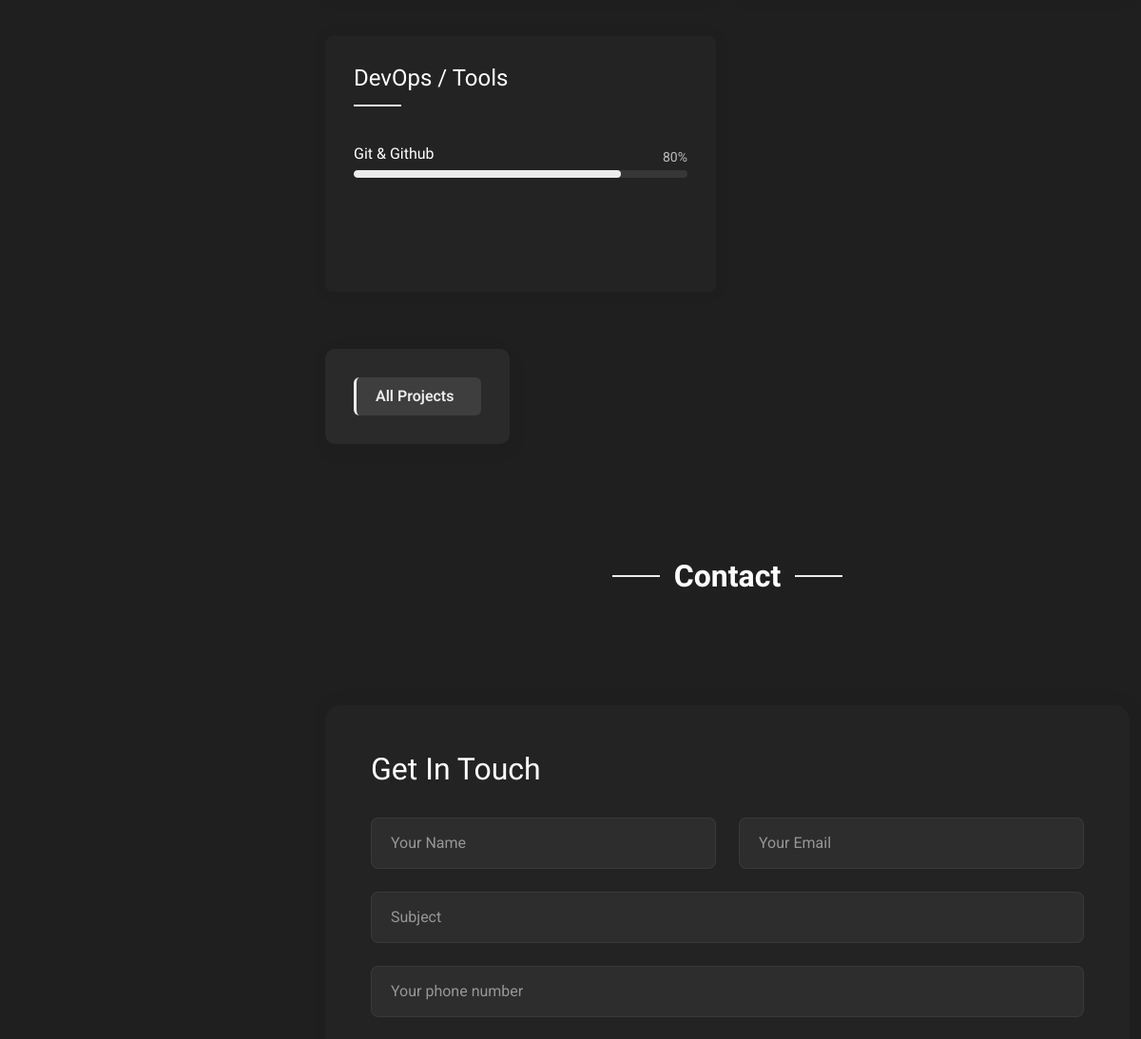
/ (middle part), run on an earlier commit of the app's database.
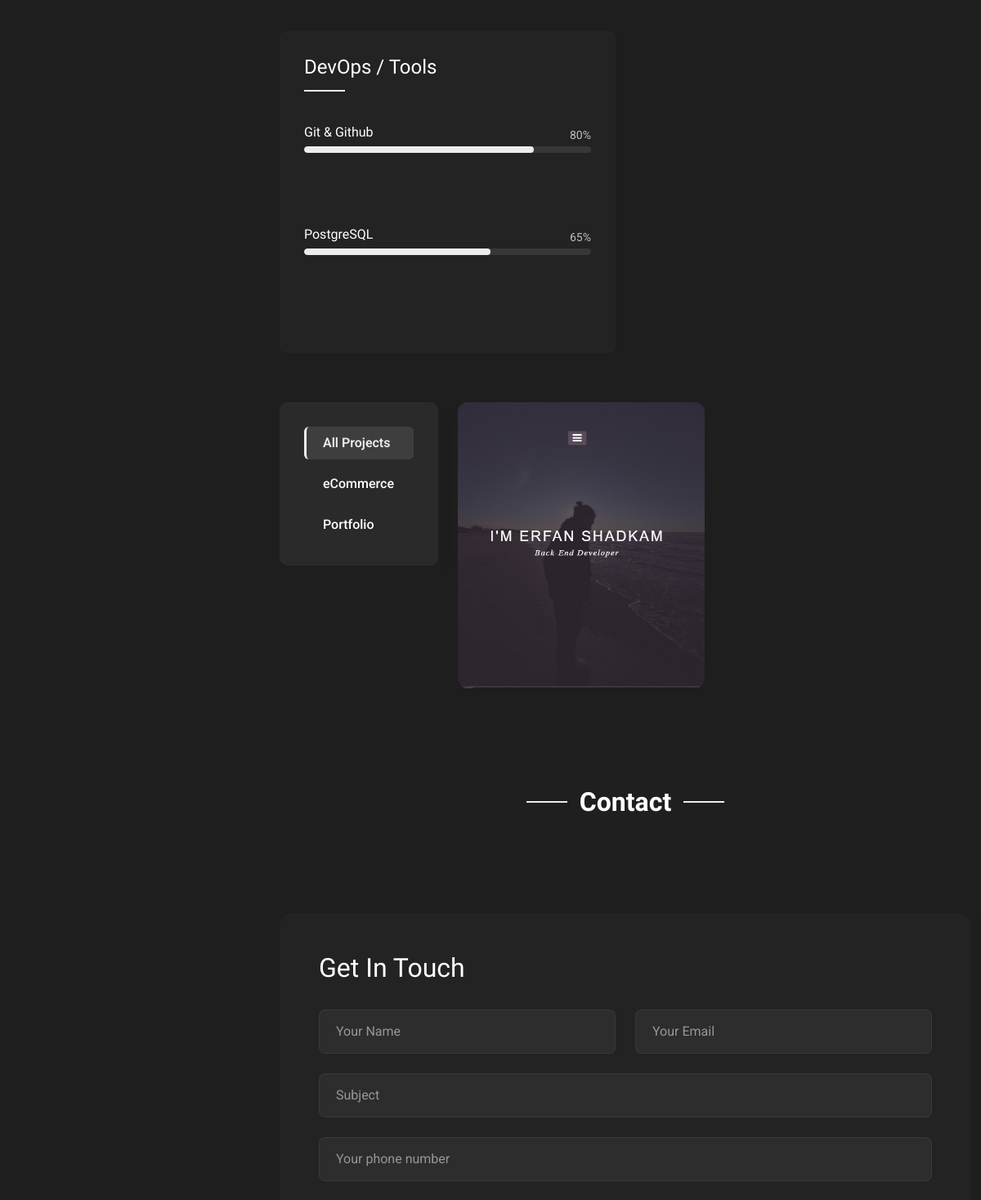
And on a later commit of the database.
### home/models.py (models this page shows, shortened)
class SkillBox(models.Model):
    title = models.CharField(max_length=200)

class Skill(models.Model):
    skill_box = models.ForeignKey(SkillBox, on_delete=models.CASCADE, related_name='skills')
    name = models.CharField(max_length=100)
    percent = models.PositiveIntegerField()
    description = models.TextField(blank=True)

class PortfolioCategory(models.Model):
    name = models.CharField(max_length=100)

class Portfolio(models.Model):
    profile = models.ForeignKey(Profile, on_delete=models.CASCADE, related_name='portfolios')
    title = models.CharField(max_length=255)
    description = models.TextField()
    created = models.DateField(auto_now_add=True)
    updated = models.DateTimeField(auto_now=True)
    github_link = models.URLField(blank=True)
    preview_link = models.URLField(null=True, blank=True)
    image = models.ImageField(null=True, blank=True, upload_to="resume_assets/img")
    def __str__(self):
        return f"{self.title}"
    class PortfolioCategory(models.Model):
        name = models.CharField(max_length=100)
        description = models.TextField(blank=True, null=True)

### home/views.py (the view)
# urls.py: 2. Add a URL to urlpatterns:  path('', views.home, name='home')
def home(request):
    profile = Profile.objects.prefetch_related('jobs').first()
    skillboxes = SkillBox.objects.prefetch_related('skills').all()
    experiences = Experience.objects.filter(profile=profile)
    educations = profile.Educations.all()
    certifications = profile.Certifications.all()
    portfolio_cat = PortfolioCategory.objects.prefetch_related('portfolios').all()
    portfolios = Portfolio.objects.select_related('category').all()
    return render(request, 'home/index.html', {
        'profile': profile,
        'skillboxes': skillboxes,
        'experiences': experiences,
        'educations': educations,
        'certifications': certifications,
        'portfolio_cat': portfolio_cat,
        'portfolios': portfolios,
    })

### templates/home/index.html (shortened to what this page needs)
{% load static %}
<!DOCTYPE html>
<html lang="en">
<head>
    {% include 'home/include/header.html' %}
</head>
<body class="index-page">
<header id="header" class="header dark-background d-flex flex-column justify-content-center">
</header>
<main class="main">
    <section id="skills" class="skills section">
        <div class="container" data-aos="fade-up" data-aos-delay="100">
            <div class="row">
                {% for skill_box in skillboxes %}
                <div class="col-lg-6" style="
    margin-bottom: 40px;">
                    <div class="skills-category" data-aos="fade-up" data-aos-delay="{{ forloop.counter0|add:'200' }}">
                        <h3>{{ skill_box.title }}</h3>
                        <div class="skills-animation">
                            {% for skill in skill_box.skills.all %}
                            <div class="skill-item">
                                <div class="d-flex justify-content-between align-items-center">
                                    <h4>{{ skill.name }}</h4>
                                    <span class="skill-percentage">{{ skill.percent }}%</span>
                                </div>
                                <div class="progress">
                                    <div class="progress-bar" role="progressbar" aria-valuenow="{{ skill.percent }}"
                                         aria-valuemin="0" aria-valuemax="100"
                                         style="width: {{ skill.percent }}%;"></div>
                                </div>
                            </div>
                            {% endfor %}
                        </div>
                    </div>
                </div>
                {% endfor %}
            </div>
        </div>
        <section id="portfolio" class="portfolio section">
            <div class="container" data-aos="fade-up" data-aos-delay="100">
                <div class="isotope-layout" data-default-filter="*" data-layout="masonry" data-sort="original-order">
                    <div class="row">
                        <div class="col-lg-3 filter-sidebar">
                            <div class="filters-wrapper" data-aos="fade-right" data-aos-delay="150">
                                <ul class="portfolio-filters isotope-filters">
                                    <li data-filter="*" class="filter-active">All Projects</li>
                                    {% for category in portfolio_cat %}
                                    <li data-filter=".filter-{{ category.name|slugify }}">{{ category.name }}</li>
                                    {% endfor %}
                                </ul>
                            </div>
                        </div>
                        <div class="col-lg-9">
                            <div class="row gy-4 portfolio-container isotope-container" data-aos="fade-up"
                                 data-aos-delay="200">
                                {% for project in portfolios %}
                                <div class="col-lg-6 col-md-6 portfolio-item isotope-item filter-{{ project.category.name|slugify }}">
                                    <div class="portfolio-wrap">
                                        <img src="{{ project.image.url }}" class="img-fluid" alt="{{ project.title }}"
                                             loading="lazy">
                                    </div>
                                </div>
                                {% endfor %}
                            </div>
                        </div>
                    </div>
                </div>
            </div>
        </section>
        <section id="contact" class="contact section">
            <div class="container section-title" data-aos="fade-up">
                <h2>Contact</h2>
            </div>
            <div class="container">
                <div class="row justify-content-center g-4 g-lg-5">
                    <div class="d-flex justify-content-cente">
                        <div class="contact-form">
                            <h3>Get In Touch</h3>
                            <form action="{% url 'submit_form' %}" method="post" class="php-email-form"
                                  id="contactForm">
                                <div class="row gy-4">
                                    <div class="col-md-6">
                                        <input name="name" type="text" class="form-control" placeholder="Your Name"
                                               required>
                                    </div>
                                    <div class="col-md-6">
                                        <input name="email" type="email" class="form-control" placeholder="Your Email"
                                               required>
                                    </div>
                                    <div class="col-12">
                                        <input name="subject" type="text" class="form-control" placeholder="Subject"
                                               required>
                                    </div>
                                    <div class="col-12">
                                        <input type="text" class="form-control" name="phone"
                                               placeholder="Your phone number" required>
                                    </div>
                                </div>
                            </form>
                        </div>
                    </div>
                </div>
            </div>
        </section>
</main>
</body>
</html>

### templates/home/include/header.html (shortened to what this page needs)
{% load static %}
<link
  href="{% static 'vendor/bootstrap/css/bootstrap.min.css' %}"
  rel="stylesheet"
/>
<link
  href="{% static 'vendor/bootstrap-icons/bootstrap-icons.css' %}"
  rel="stylesheet"
/>
<link href="{% static 'vendor/aos/aos.css' %}" rel="stylesheet" />
<link
  href="{% static 'vendor/glightbox/css/glightbox.min.css' %}"
  rel="stylesheet"
/>
<link
  href="{% static 'vendor/swiper/swiper-bundle.min.css' %}"
  rel="stylesheet"
/>
<link href="{% static 'css/main.css' %}" rel="stylesheet" />

What changed in the data, as far as the page shows it:
added Skill: name "PostgreSQL", percent "65"
added PortfolioCategory: name "eCommerce"
added PortfolioCategory: name "Portfolio"
added Portfolio: image (picture)
